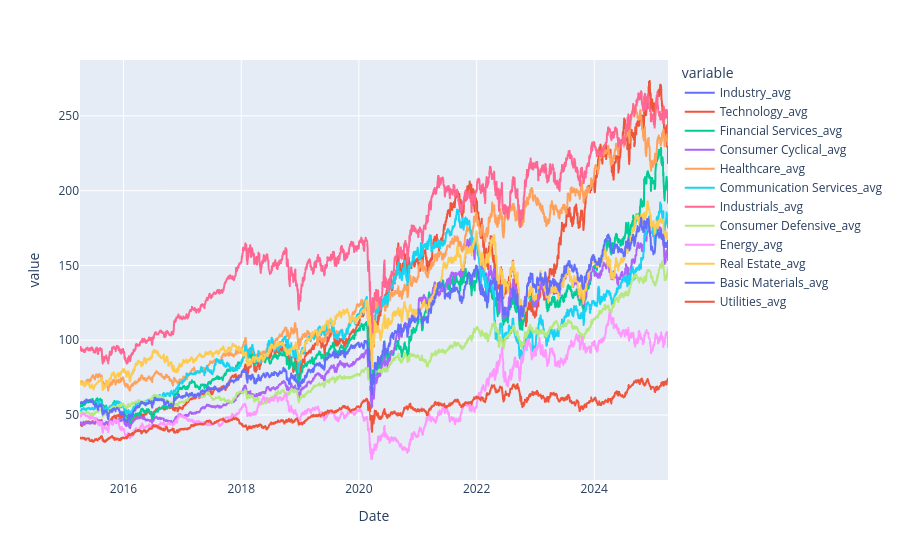

The code cell stored with this chart in its notebook:
### Code cell
# Plot the weekly value of every industry

col_averages_weekly = [col for col in df_averages.columns if '_avg' in col]

fig = px.line(df_averages, x='Date', y=col_averages_weekly)
fig.show()

### Figure 1 — Plotly figure (JSON) as saved in the notebook; plotly's stock layout.template omitted (floating-point values rounded to 4 significant figures; data arrays with more than 128 entries replaced by an {"elided": "..."} marker saying what was removed)
{"data": [{"hovertemplate": "variable=Industry_avg<br>Date=%{x}<br>value=%{y}<extra></extra>", "legendgroup": "Industry_avg", "line": {"color": "#636efa", "dash": "solid"}, "marker": {"symbol": "circle"}, "mode": "lines", "name": "Industry_avg", "showlegend": true, "type": "scattergl", "x": {"elided": "2516 str values"}, "xaxis": "x", "y": {"elided": "2516 null values"}, "yaxis": "y"}, {"hovertemplate": "variable=Technology_avg<br>Date=%{x}<br>value=%{y}<extra></extra>", "legendgroup": "Technology_avg", "line": {"color": "#EF553B", "dash": "solid"}, "marker": {"symbol": "circle"}, "mode": "lines", "name": "Technology_avg", "showlegend": true, "type": "scattergl", "x": {"elided": "2516 str values"}, "xaxis": "x", "y": {"elided": "2516 float values"}, "yaxis": "y"}, {"hovertemplate": "variable=Financial Services_avg<br>Date=%{x}<br>value=%{y}<extra></extra>", "legendgroup": "Financial Services_avg", "line": {"color": "#00cc96", "dash": "solid"}, "marker": {"symbol": "circle"}, "mode": "lines", "name": "Financial Services_avg", "showlegend": true, "type": "scattergl", "x": {"elided": "2516 str values"}, "xaxis": "x", "y": {"elided": "2516 float values"}, "yaxis": "y"}, {"hovertemplate": "variable=Consumer Cyclical_avg<br>Date=%{x}<br>value=%{y}<extra></extra>", "legendgroup": "Consumer Cyclical_avg", "line": {"color": "#ab63fa", "dash": "solid"}, "marker": {"symbol": "circle"}, "mode": "lines", "name": "Consumer Cyclical_avg", "showlegend": true, "type": "scattergl", "x": {"elided": "2516 str values"}, "xaxis": "x", "y": {"elided": "2516 float values"}, "yaxis": "y"}, {"hovertemplate": "variable=Healthcare_avg<br>Date=%{x}<br>value=%{y}<extra></extra>", "legendgroup": "Healthcare_avg", "line": {"color": "#FFA15A", "dash": "solid"}, "marker": {"symbol": "circle"}, "mode": "lines", "name": "Healthcare_avg", "showlegend": true, "type": "scattergl", "x": {"elided": "2516 str values"}, "xaxis": "x", "y": {"elided": "2516 float values"}, "yaxis": "y"}, {"hovertemplate": "variable=Communication Services_avg<br>Date=%{x}<br>value=%{y}<extra></extra>", "legendgroup": "Communication Services_avg", "line": {"color": "#19d3f3", "dash": "solid"}, "marker": {"symbol": "circle"}, "mode": "lines", "name": "Communication Services_avg", "showlegend": true, "type": "scattergl", "x": {"elided": "2516 str values"}, "xaxis": "x", "y": {"elided": "2516 float values"}, "yaxis": "y"}, {"hovertemplate": "variable=Industrials_avg<br>Date=%{x}<br>value=%{y}<extra></extra>", "legendgroup": "Industrials_avg", "line": {"color": "#FF6692", "dash": "solid"}, "marker": {"symbol": "circle"}, "mode": "lines", "name": "Industrials_avg", "showlegend": true, "type": "scattergl", "x": {"elided": "2516 str values"}, "xaxis": "x", "y": {"elided": "2516 float values"}, "yaxis": "y"}, {"hovertemplate": "variable=Consumer Defensive_avg<br>Date=%{x}<br>value=%{y}<extra></extra>", "legendgroup": "Consumer Defensive_avg", "line": {"color": "#B6E880", "dash": "solid"}, "marker": {"symbol": "circle"}, "mode": "lines", "name": "Consumer Defensive_avg", "showlegend": true, "type": "scattergl", "x": {"elided": "2516 str values"}, "xaxis": "x", "y": {"elided": "2516 float values"}, "yaxis": "y"}, {"hovertemplate": "variable=Energy_avg<br>Date=%{x}<br>value=%{y}<extra></extra>", "legendgroup": "Energy_avg", "line": {"color": "#FF97FF", "dash": "solid"}, "marker": {"symbol": "circle"}, "mode": "lines", "name": "Energy_avg", "showlegend": true, "type": "scattergl", "x": {"elided": "2516 str values"}, "xaxis": "x", "y": {"elided": "2516 float values"}, "yaxis": "y"}, {"hovertemplate": "variable=Real Estate_avg<br>Date=%{x}<br>value=%{y}<extra></extra>", "legendgroup": "Real Estate_avg", "line": {"color": "#FECB52", "dash": "solid"}, "marker": {"symbol": "circle"}, "mode": "lines", "name": "Real Estate_avg", "showlegend": true, "type": "scattergl", "x": {"elided": "2516 str values"}, "xaxis": "x", "y": {"elided": "2516 float values"}, "yaxis": "y"}, {"hovertemplate": "variable=Basic Materials_avg<br>Date=%{x}<br>value=%{y}<extra></extra>", "legendgroup": "Basic Materials_avg", "line": {"color": "#636efa", "dash": "solid"}, "marker": {"symbol": "circle"}, "mode": "lines", "name": "Basic Materials_avg", "showlegend": true, "type": "scattergl", "x": {"elided": "2516 str values"}, "xaxis": "x", "y": {"elided": "2516 float values"}, "yaxis": "y"}, {"hovertemplate": "variable=Utilities_avg<br>Date=%{x}<br>value=%{y}<extra></extra>", "legendgroup": "Utilities_avg", "line": {"color": "#EF553B", "dash": "solid"}, "marker": {"symbol": "circle"}, "mode": "lines", "name": "Utilities_avg", "showlegend": true, "type": "scattergl", "x": {"elided": "2516 str values"}, "xaxis": "x", "y": {"elided": "2516 float values"}, "yaxis": "y"}], "layout": {"autosize": true, "legend": {"title": {"text": "variable"}, "tracegroupgap": 0}, "margin": {"t": 60}, "xaxis": {"anchor": "y", "autorange": true, "domain": [0, 1], "range": ["2015-04-06", "2025-04-03"], "title": {"text": "Date"}, "type": "date"}, "yaxis": {"anchor": "x", "autorange": true, "domain": [0, 1], "range": [6.49, 287.4], "title": {"text": "value"}}}}
